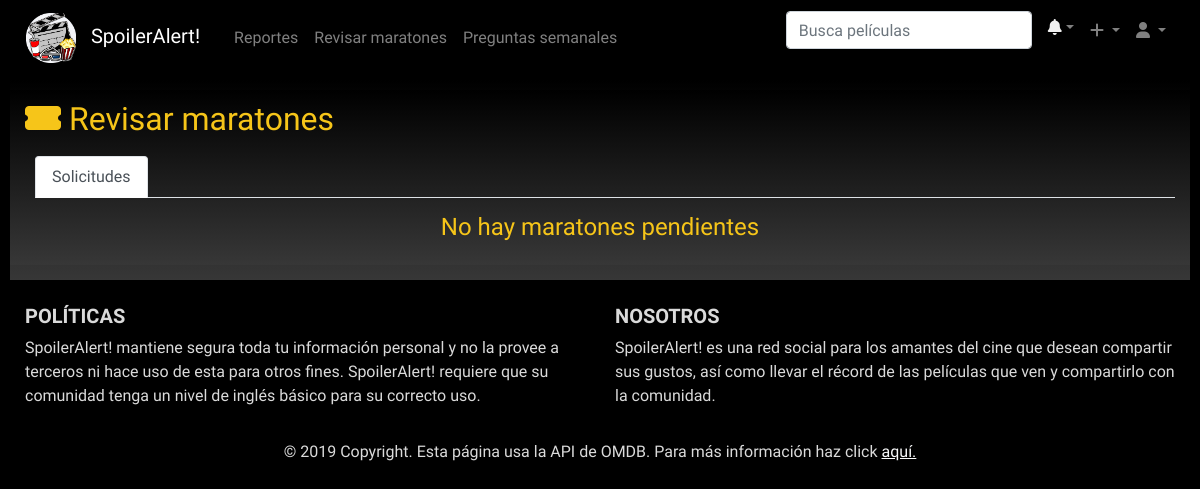
Before: /views/menus/review-marathons.php (signed in) with the older database file.
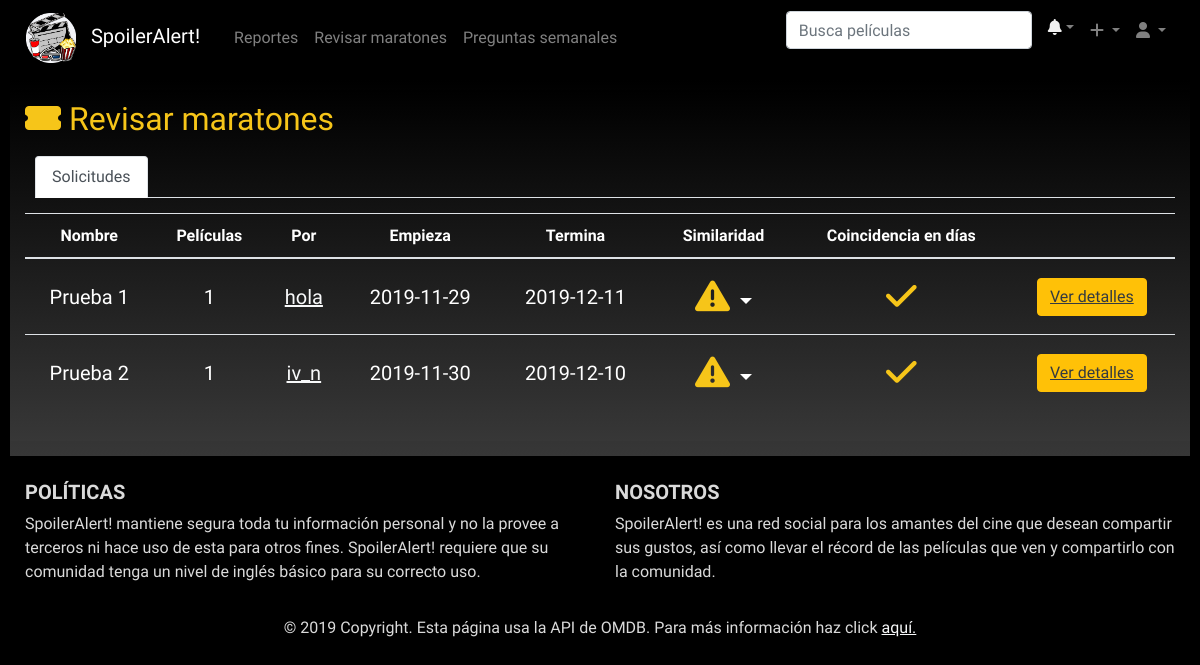
After: the same page with the newer database file.
### tables this page shows
CREATE TABLE `maraton` (
  `clave` int(11) NOT NULL,
  `nombre` varchar(50) NOT NULL,
  `inicio` date NOT NULL,
  `fin` date NOT NULL,
  `descripcion` text NOT NULL,
  `tipo` text NOT NULL,
  `publico` text NOT NULL,
  `genero` text NOT NULL,
  `intencion` text NOT NULL,
  `razon` text NOT NULL,
  `estado` enum('pendiente','aceptado','rechazado','revision') NOT NULL,
  `creador` varchar(30) NOT NULL
);

### php/Notification.php (called while the page is built, shortened)
<?php
    class Notification
    {
        public function __construct($user)
        {
            $temp = new Connection();
            $conn = $temp->getConnection();
            $this->req = $temp->getCount($conn, "SELECT COUNT(*) FROM solicitud WHERE estado = 'pendiente' AND receptor  = '$user'");
        }
    }
?>

### php/main.php (called while the page is built, shortened)
<?php
    include 'Notification.php';
    function getNavBar()
    {
        $nav = '<nav class="mb-1 navbar navbar-expand-lg navbar-dark default-color" id="navbar">
            <div class="sa_nav">
                <a class="navbar-brand" href="index.php">
                    <img  id="sa_nav" src="../../img/logo.png" alt="¡Bienvenido a SA!">
                    <span>SpoilerAlert!</span>
                </a>
            </div>
            <button class="navbar-toggler" type="button" data-toggle="collapse" data-target="#navbarSupportedContent-333"
                aria-controls="navbarSupportedContent-333" aria-expanded="false" aria-label="Toggle navigation">
                <span class="navbar-toggler-icon"></span>
            </button>
            <div class="collapse navbar-collapse" id="navbarSupportedContent-333">
                <ul class="navbar-nav mr-auto">';
        if(isset($_SESSION['username']) && $_SESSION['username']=="admin")
        {
            $nav .= '<li class="nav-item">
                        <a class="nav-link" href="reports.php">Reportes</a>
                    </li>
                    <li class="nav-item">
                        <a class="nav-link" href="review-marathons.php">Revisar maratones</a>
                    </li>
                    <li class="nav-item">
                        <a class="nav-link" href="review-questions.php">Preguntas semanales</a>
                    </li>
                </ul>';
        }
            $nav .= '<ul class="navbar-nav ml-auto nav-flex-icons">
                    <li class="nav-item">
                        <form class="form-inline" action="search.php" method="GET">
                            <div class="md-form my-0">
                                <input class="form-control mr-sm-2" type="text" placeholder="Busca películas"
                                    aria-label="Search" name="title">
                            </div>
                        </form>
                    </li>';
        if(isset($_SESSION['username']))
        {
            $notifications = new Notification($_SESSION['username']);
            $nav .= $notifications->getNav();
            $nav .= '<li class="nav-item dropdown">
            <a title="Nuevo" class="nav-link dropdown-toggle" id="navbarDropdownMenuLink-222" data-toggle="dropdown"
                aria-haspopup="true" aria-expanded="false">
                <i class="fas fa-plus"></i>
            </a>
            <div class="dropdown-menu dropdown-menu-right dropdown-default"
                aria-labelledby="navbarDropdownMenuLink-222">
                <a class="dropdown-item bg-light" href="new-playlist.php">Lista de reproducción</a>
                <a class="dropdown-item bg-light" href="new-marathon.php">Maratón</a>
            </div>
            </li>  ';
            $nav .= '<li class="nav-item dropdown">
            <a title="Perfil" class="nav-link dropdown-toggle" id="navbarDropdownMenuLink-333" data-toggle="dropdown"
                aria-haspopup="true" aria-expanded="false">
                <i class="fas fa-user"></i>
            </a>
            <div class="dropdown-menu dropdown-menu-right dropdown-default"
                aria-labelledby="navbarDropdownMenuLink-333">
                <a class="dropdown-item bg-white" href="../../php/my-profile.php"><span class="font-weight-bold">
                '.$_SESSION['username'].'</span><br>Perfil</br></a>
                <a class="dropdown-item bg-light" href="configure.php">Administrar cuenta</a>
                <a class="dropdown-item bg-light" href="my-stats.php">Mi recuento cinematográfico</a>
                <a class="dropdown-item bg-light" href="#" onclick="logout()"><span class="font-weight-bold">Cerrar sesión</span></a>
            </div>
            </li>';
        }
        else
        {
            $nav .= '<li class="nav-item sa_link">
            <a class="nav-link" href="login.php">Inicia sesión</a>&nbsp;&nbsp;
            </li> <li class="nav-item sa_link">
            <a class="nav-link" href="register.php">Regístrate</a>
            </li>' ;
        }
        $nav .= '</ul>
        </div>
        </nav>';
        return $nav;
    }
?>

### php/Connection.php (called while the page is built, shortened)
<?php
    class Connection
    {
        public function getCount($_con, $_query)
        {
            $result = mysqli_query($_con,$_query);
            if($result)
            {
                $data = mysqli_fetch_array($result);
                return $data[0];
            }
            else
            {
                return -1;
            }
        }
    }
?>

### php/Admin.php (the view, shortened to what the changed rows need)
<?php
    include_once("Connection.php");
    class Admin
    {
        public $actual;
        public function getMarathons()
        {
            $temp = new Connection();
            $conn = $temp->getConnection();
            $sql = "SELECT *,
            (SELECT COUNT(*) FROM maraton_peliculas WHERE maraton = maraton.clave)
             AS cont FROM maraton WHERE estado = 'revision'";
            $rs = mysqli_query($conn,$sql);
            if($rs && $rs->num_rows>0)
            {
                $out = '<table class ="table table-hover sa_table"><tbody>';
                $out .= '<thead><tr><th>Nombre</th><th>Películas</th><th>Por</th><th>Empieza</th><th>Termina</th>
                <th>Similaridad</th><th>Coincidencia en días</th><th>&nbsp;</th></tr></thead>';
                while($data = mysqli_fetch_assoc($rs))
                {
                    $out .= "<tr>";
                    $out .= '<td>'.$data['nombre'].'</td>';
                    $out .= '<td>'.$data['cont'].'</td>';
                    $out .= '<td><a class="text-light" href="profile.php?user='.$data['creador'].'">'.$data['creador'].'</a></td>';
                    $out .= '<td>'.$data['inicio'].'</td>';
                    $out .= '<td>'.$data['fin'].'</td>';
                    $out .= $this->getWarnings($data['clave']);
                    $out .= '<td><a href="review-marathon.php?clave='.$data['clave'].'" class="btn btn-warning text-dark">Ver detalles</a></td>';
                    $out .= "</tr>";
                }
                $out .= '</tbody></table>';
                return $out;
            }
            else
            {
                return "<h4>No hay maratones pendientes</h4>";
            }
        }
        private function getWarnings($key)
        {
            $temp = new Connection();
            $temp2 = new Connection();
            $conn = $temp->getConnection();
            $conn2 = $temp2->getConnection();
            $warnings = 0;
            $dates = 0;
            $out="";
            $out2="";
            $sql = "SELECT pelicula FROM maraton_peliculas WHERE maraton = $key";
            $rs = mysqli_query($conn,$sql);
            $myMovies = $this->getArray($rs);
            $sql = "SELECT clave FROM maraton WHERE estado = 'aceptado' AND DATE(NOW()) <= fin AND clave != $key";
            $rs = mysqli_query($conn,$sql);
            while($data = mysqli_fetch_assoc($rs))
            {
                $sql = "SELECT pelicula,
                (SELECT nombre FROM maraton WHERE clave = maraton_peliculas.maraton) as nombre
                FROM maraton_peliculas WHERE maraton =".$data['clave'];
                $rs2 = mysqli_query($conn2,$sql);
                $compare = $this->getArray($rs2);
                $diff = array_diff($myMovies,$compare);
                $perc = (100 * (count($myMovies) - count($diff))) / (floor((count($myMovies) + count($compare))/2));
                if($perc >= 75)
                {
                    $out .= '<a class="dropdown-item bg-light text-dark" href="review-marathon.php?clave='.$data['clave'].'">'
                    .$this->actual." ($perc%)".'</a>';
                    $warnings++;
                }
            }
            $outt = $warnings>0 ?
                '<td><a title="Nuevo" class="nav-link dropdown-toggle" id="navbarDropdownMenuLink-222" data-toggle="dropdown"
                    aria-haspopup="true" aria-expanded="false">
                    <i class="fas fa-exclamation-triangle"></i>
                </a>
                <div class="dropdown-menu dropdown-menu-right dropdown-default"
                aria-labelledby="navbarDropdownMenuLink-222">'.$out.
                '</div></td>'
                :
                '<td> <i title="No hay advertencia de maratón repetido" class="fas fa-check"></i> </td>';
            $outt .= $dates > 0 ?
                '<td><a title="Nuevo" class="nav-link dropdown-toggle" id="navbarDropdownMenuLink-222" data-toggle="dropdown"
                aria-haspopup="true" aria-expanded="false">
                <i class="fas fa-exclamation-triangle"></i>
                </a>
                <div class="dropdown-menu dropdown-menu-right dropdown-default"
                aria-labelledby="navbarDropdownMenuLink-222">'.$out2.
                '</div></td>'
                :
                '<td> <i title="Sin fechas coincidientes" class="fas fa-check"></i> </td>';
                return $outt;
        }
        private function getArray($result)
        {
            $array = array();
            $i = 0;
            while($data = mysqli_fetch_assoc($result))
            {
                $array[$i] = $data['pelicula'];
                if(isset($data['nombre']))
                {
                    $this->actual = $data['nombre'];
                }
                $i++;
            }
            return $array;
        }
    }
?>

Changed rows visible on the page:
added maraton: nombre "Prueba 1", cont "1", creador "hola", inicio "2019-11-29", fin "2019-12-11"
added maraton: nombre "Prueba 2", cont "1", creador "iv_n", inicio "2019-11-30", fin "2019-12-10"
Other visible differences:
text no longer shown: "No hay maratones pendientes"
text now shown: "Nombre Películas Por Empieza Termina Similaridad Coincidencia en días"
